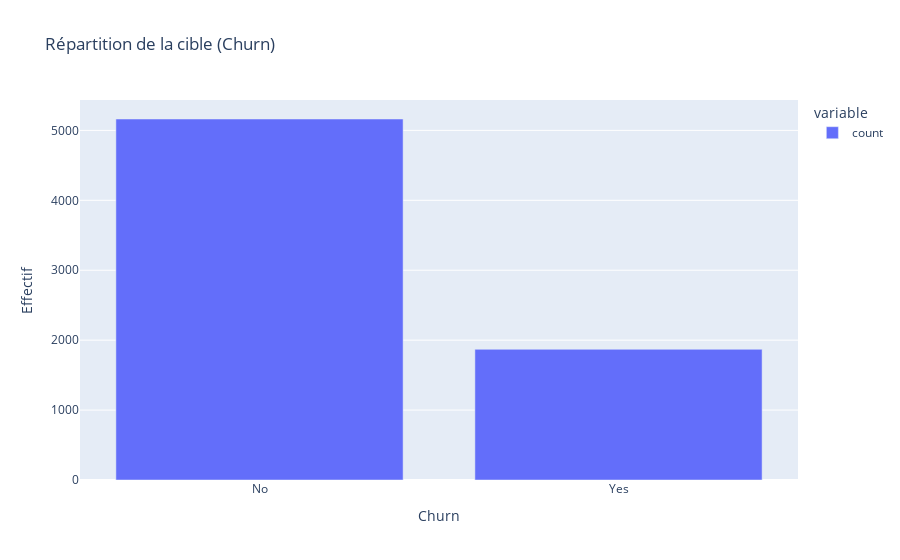
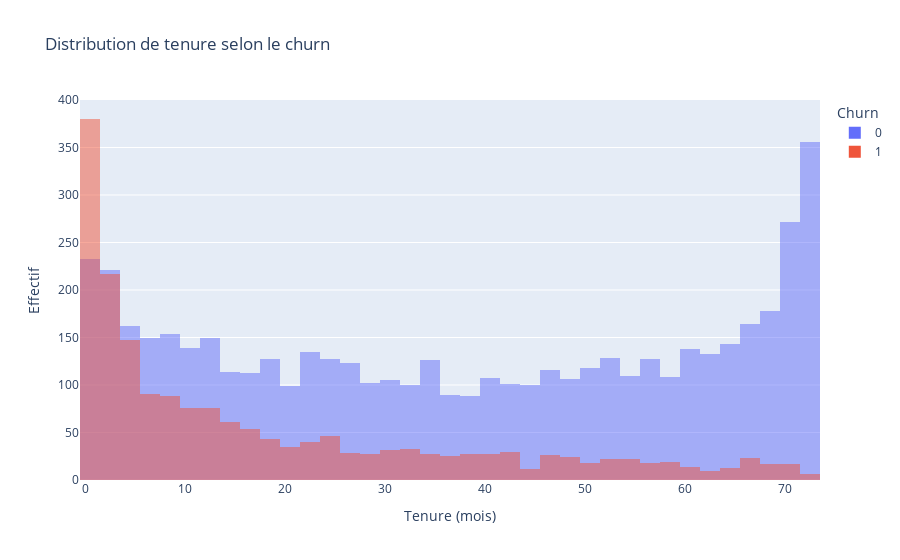
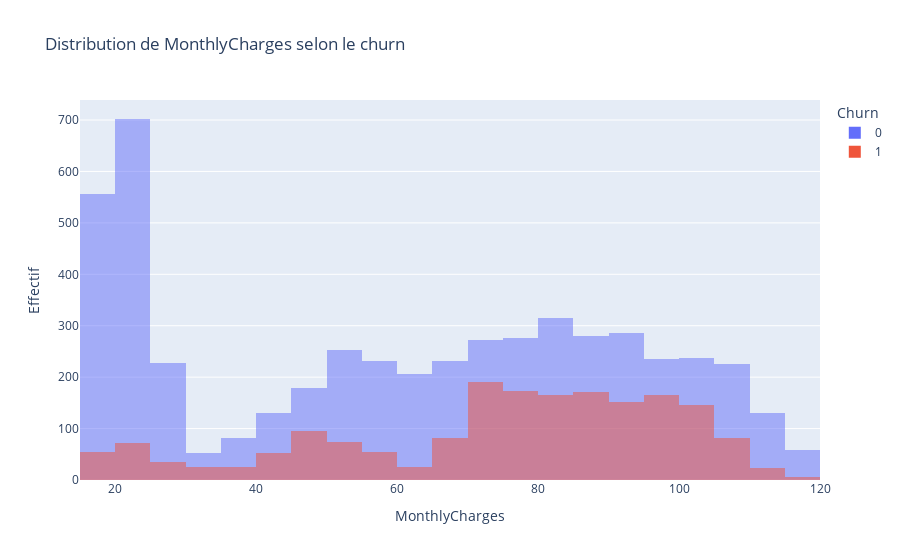

Source (notebook cell) for these figures, in order:
### Markdown cell above
### 2.1. Répartition de la cible et distributions clés
La répartition de la cible (`Churn`) et les distributions de variables continues (ex. `tenure`, `MonthlyCharges`) aident à comprendre le phénomène.

### Code cell
# Répartition de la cible
target_counts = df['Churn'].value_counts().rename({0: 'No', 1: 'Yes'})
fig = px.bar(target_counts, title='Répartition de la cible (Churn)')
fig.update_layout(xaxis_title='Churn', yaxis_title='Effectif')
fig.show()

# Distributions par rapport à la cible
fig2 = px.histogram(df, x='tenure', color='Churn', nbins=40, barmode='overlay',
                   title='Distribution de tenure selon le churn')
fig2.update_layout(xaxis_title='Tenure (mois)', yaxis_title='Effectif')
fig2.show()

fig3 = px.histogram(df, x='MonthlyCharges', color='Churn', nbins=40, barmode='overlay',
                   title='Distribution de MonthlyCharges selon le churn')
fig3.update_layout(xaxis_title='MonthlyCharges', yaxis_title='Effectif')
fig3.show()

### Figure 1 — Plotly figure (JSON) as saved in the notebook; plotly's stock layout.template omitted (floating-point values rounded to 4 significant figures)
{"data": [{"hovertemplate": "variable=count<br>Churn=%{x}<br>value=%{y}<extra></extra>", "legendgroup": "count", "marker": {"color": "#636efa", "pattern": {"shape": ""}}, "name": "count", "orientation": "v", "showlegend": true, "textposition": "auto", "type": "bar", "x": ["No", "Yes"], "xaxis": "x", "y": [5163, 1869], "yaxis": "y"}], "layout": {"barmode": "relative", "legend": {"title": {"text": "variable"}, "tracegroupgap": 0}, "title": {"text": "Répartition de la cible (Churn)"}, "xaxis": {"anchor": "y", "domain": [0, 1], "title": {"text": "Churn"}}, "yaxis": {"anchor": "x", "domain": [0, 1], "title": {"text": "Effectif"}}}}

### Figure 2 — Plotly figure (JSON) as saved in the notebook; plotly's stock layout.template omitted (floating-point values rounded to 4 significant figures; data arrays with more than 128 entries replaced by an {"elided": "..."} marker saying what was removed)
{"data": [{"bingroup": "x", "hovertemplate": "Churn=0<br>tenure=%{x}<br>count=%{y}<extra></extra>", "legendgroup": "0", "marker": {"color": "#636efa", "opacity": 0.5, "pattern": {"shape": ""}}, "name": "0", "nbinsx": 40, "orientation": "v", "showlegend": true, "type": "histogram", "x": {"elided": "5163 int values"}, "xaxis": "x", "yaxis": "y"}, {"bingroup": "x", "hovertemplate": "Churn=1<br>tenure=%{x}<br>count=%{y}<extra></extra>", "legendgroup": "1", "marker": {"color": "#EF553B", "opacity": 0.5, "pattern": {"shape": ""}}, "name": "1", "nbinsx": 40, "orientation": "v", "showlegend": true, "type": "histogram", "x": {"elided": "1869 int values"}, "xaxis": "x", "yaxis": "y"}], "layout": {"barmode": "overlay", "legend": {"title": {"text": "Churn"}, "tracegroupgap": 0}, "title": {"text": "Distribution de tenure selon le churn"}, "xaxis": {"anchor": "y", "domain": [0, 1], "title": {"text": "Tenure (mois)"}}, "yaxis": {"anchor": "x", "domain": [0, 1], "title": {"text": "Effectif"}}}}

### Figure 3 — Plotly figure (JSON) as saved in the notebook; plotly's stock layout.template omitted (floating-point values rounded to 4 significant figures; data arrays with more than 128 entries replaced by an {"elided": "..."} marker saying what was removed)
{"data": [{"bingroup": "x", "hovertemplate": "Churn=0<br>MonthlyCharges=%{x}<br>count=%{y}<extra></extra>", "legendgroup": "0", "marker": {"color": "#636efa", "opacity": 0.5, "pattern": {"shape": ""}}, "name": "0", "nbinsx": 40, "orientation": "v", "showlegend": true, "type": "histogram", "x": {"elided": "5163 float values"}, "xaxis": "x", "yaxis": "y"}, {"bingroup": "x", "hovertemplate": "Churn=1<br>MonthlyCharges=%{x}<br>count=%{y}<extra></extra>", "legendgroup": "1", "marker": {"color": "#EF553B", "opacity": 0.5, "pattern": {"shape": ""}}, "name": "1", "nbinsx": 40, "orientation": "v", "showlegend": true, "type": "histogram", "x": {"elided": "1869 float values"}, "xaxis": "x", "yaxis": "y"}], "layout": {"barmode": "overlay", "legend": {"title": {"text": "Churn"}, "tracegroupgap": 0}, "title": {"text": "Distribution de MonthlyCharges selon le churn"}, "xaxis": {"anchor": "y", "domain": [0, 1], "title": {"text": "MonthlyCharges"}}, "yaxis": {"anchor": "x", "domain": [0, 1], "title": {"text": "Effectif"}}}}
